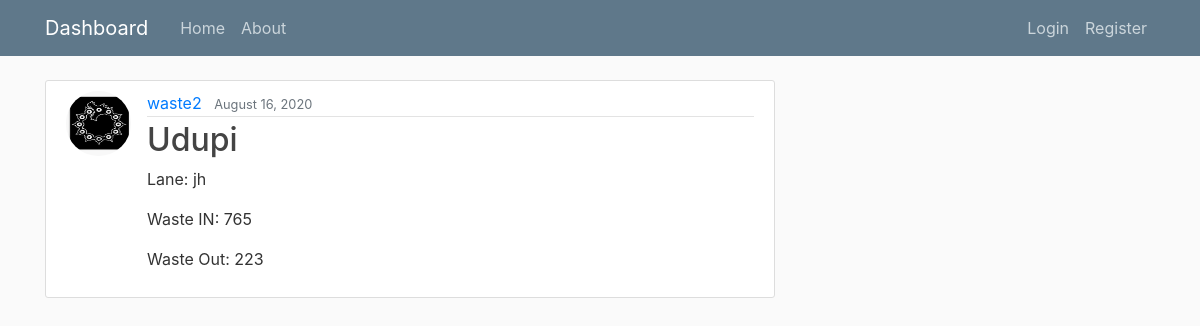
Screenshot of /post/9/ with the database file from the repository.
### blog/models.py (models this page shows, shortened)
class Post(models.Model):
    title = models.CharField(max_length=100) #city
    Lane_name = models.TextField() #lane
    WasteIn = models.IntegerField(default=0)
    WasteOut = models.IntegerField(default=0)
    date_posted = models.DateTimeField(default=timezone.now) #auto_now records time of every update where as auto_now_add records just the time of creation
    author = models.ForeignKey(User, on_delete=models.CASCADE) #One to many from author to post | on_delete tells to delete all post of the user/author if he/she gets deleted

### users/models.py (models this page shows, shortened)
class Profile(models.Model):
    user = models.OneToOneField(User , on_delete = models.CASCADE)
    image = models.ImageField(default = 'default.jpg', upload_to = 'profilepics')

### blog/views.py (the view)
# urls.py: path('post/<int:pk>/', PostDetailView.as_view() , name = 'post-detail'),
class PostDetailView(DetailView):
    model = Post

### blog/templates/blog/post_detail.html (shortened to what this page needs)
{% extends 'blog/base.html'%}
{% block content %}
    <article class="media content-section">
    <img class = "rounded-circle article-img" src = "{{ object.author.profile.image.url }}">
    <div class="media-body">
        <div class="article-metadata">
        <a class="mr-2" href="{% url 'user-posts' object.author.username %}">{{ object.author }}</a>
        <small class="text-muted">{{ object.date_posted|date:"F d, Y" }}</small>
        </div>
        <h2 class="article-title">{{ object.title }}</h2>
        <p class="article-content">Lane: {{ post.Lane_name }}</p>
        <p class="article-content">Waste IN: {{ post.WasteIn }}</p>
        <p class="article-content">Waste Out: {{ post.WasteOut }}</p>
    </div>
    </article>
{% endblock content %}

### blog/static/blog/main.css (style rules this page uses)
body { background: #fafafa; color: #333333; margin-top: 5rem; }
h1, h2, h3, h4, h5, h6 { color: #444444; }
.content-section { background: #ffffff; padding: 10px 20px; border: 1px solid #dddddd; border-radius: 3px; margin-bottom: 20px; }
.article-title { color: #444444; }
.article-content { white-space: pre-line; }
.article-img { height: 65px; width: 65px; margin-right: 16px; }
.article-metadata { padding-bottom: 1px; margin-bottom: 4px; border-bottom: 1px solid #e3e3e3 }

### rows the page displays
Post: author.profile.image (placeholder picture), author "waste2", date_posted "August 16, 2020", title "Udupi", Lane_name "jh", WasteIn "765", WasteOut "223"
